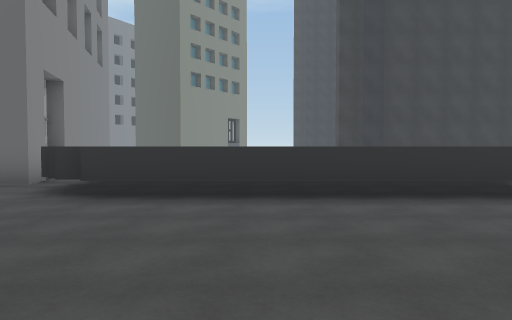
view 1 (above)

24 first-person views from a walk through a 3-D level made in the Unity game engine. The camera is 1.5 m above the floor, tilts 2° down and sees 70° across. The floor is counted in squares, 2 m on a side. Each view is taken from the middle of a square. On the plan, view 1 faces up. The plan holds only what a view shows up to about 11 squares ahead; the rest is blank. The place goes on beyond the plan. The player is left out. Some surface patterns are stand-ins.

view 2
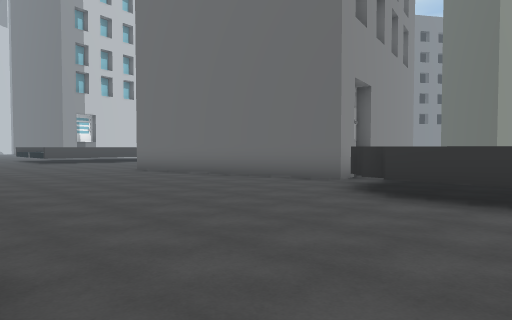

view 3
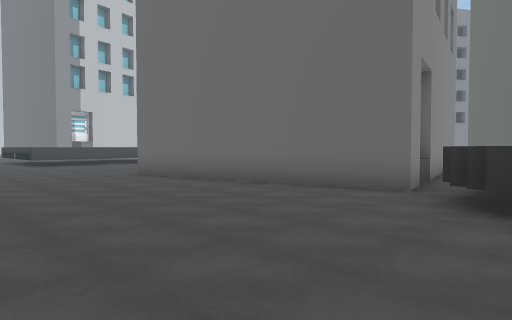

view 4
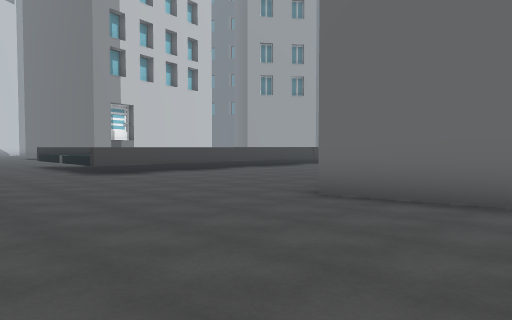

view 5
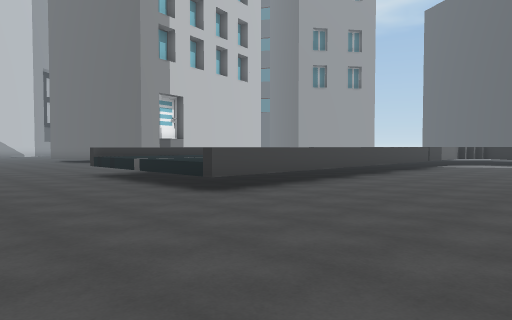

view 6
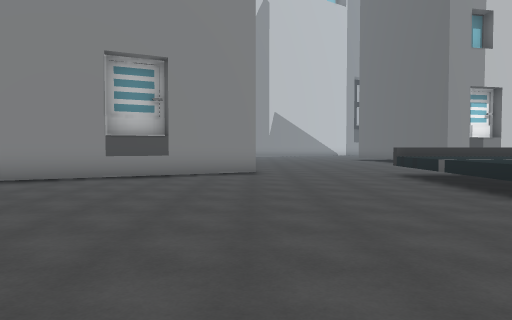

view 7
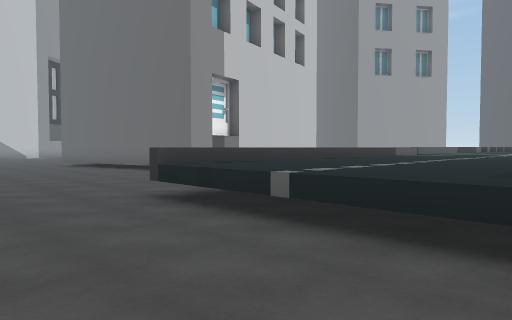

view 8
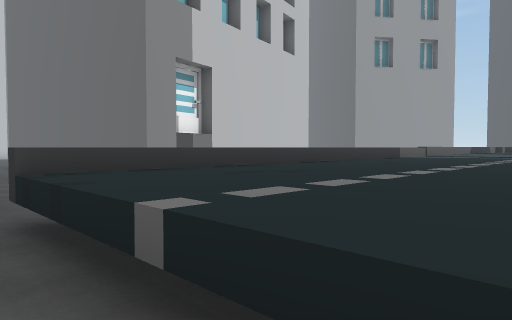

view 9
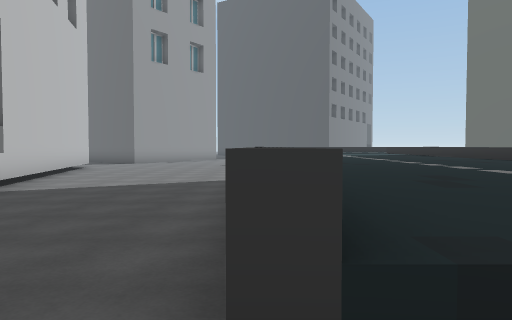

view 10
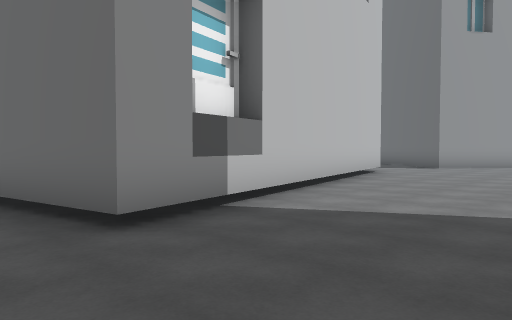

view 11
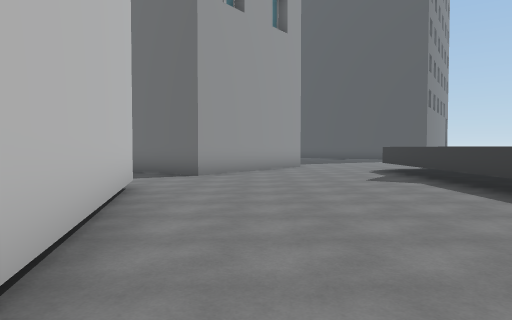

view 12
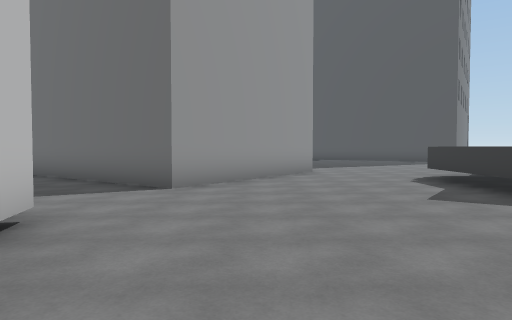

view 13
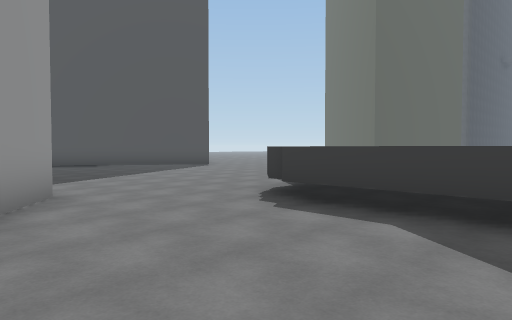

view 14
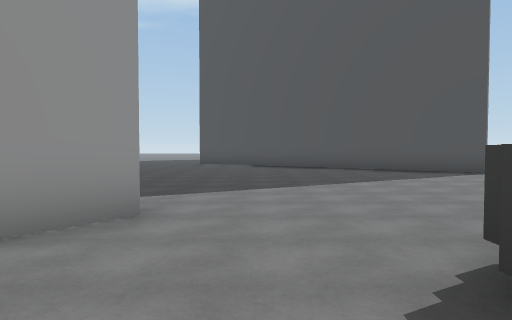

view 15
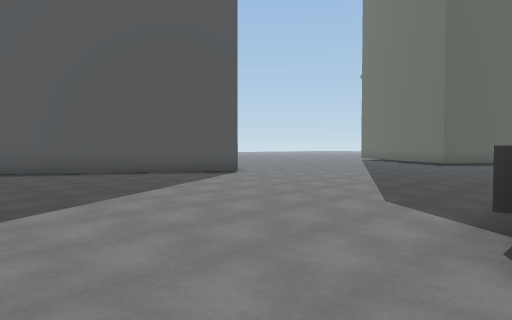

view 16
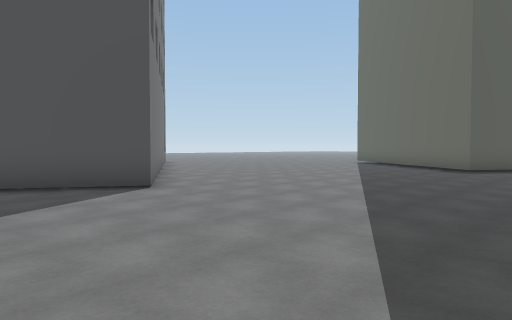

view 17
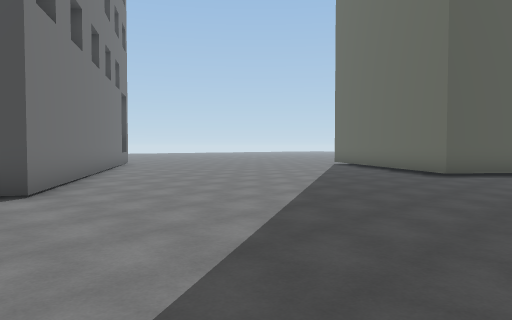

view 18
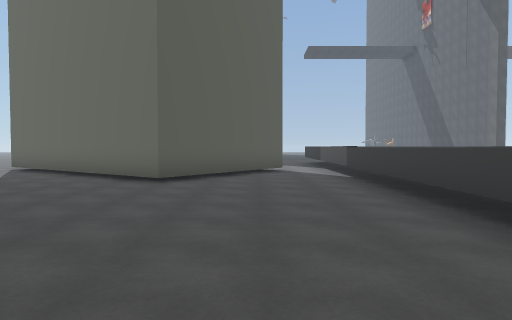

view 19
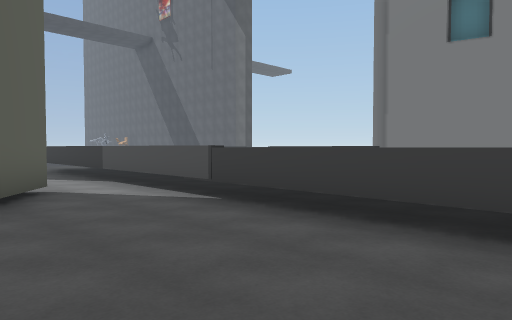

view 20
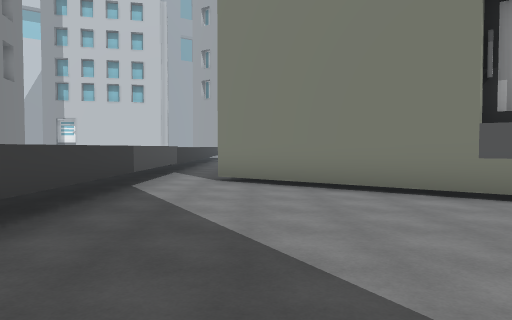

view 21
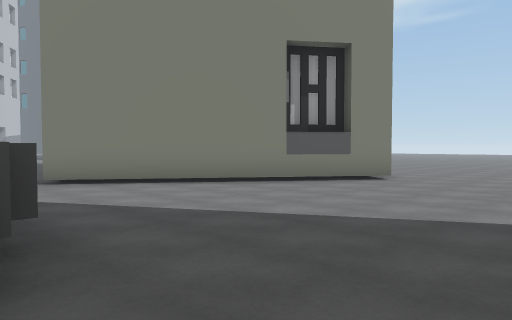

view 22
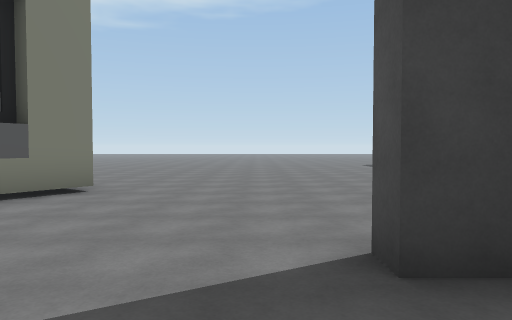

view 23
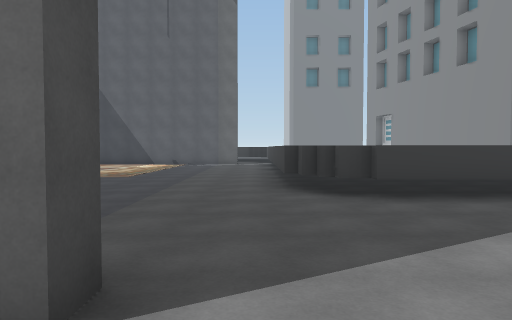

view 24
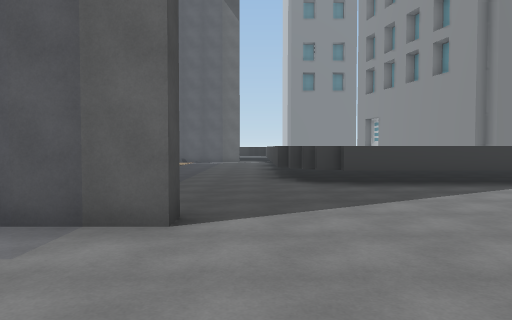

### Floor plan
Key: @ floor where view 1 was taken; # wall or solid block; . floor; = window, fence, low wall or low ledge; ^ raised ledge; O other object.
Columns run from 30 left of view 1 to 4 right of it. Each row starts with its distance up from view 1.
 33        ...####......   ..    ......
 32    ........###..........O    ......
 31    ....................O    OO.....
 30    ...................OO   OO......
 29     ..................O    O.......
 28     .................OO   OO......=
 27     ..................OO  O......#=
 26     ....................OO........
 25     O....................O........
 24     O........  ...................=
 23    O....^       ^^^^^^^^^^^^^^^^..=
 22 O O....^                       ^..=
 21 .OO....^                       ^..=
 20 .......^                       ^..=
 19 .......^              ^^^^     ^..=
 18 O......^                       ^..
 17  O.....^              OO
 16  O.....^^           OO O
 15  O.....^^^^^^
 14  O.....^^^^^^ ..
 13   O....^^^^^^...        O
 12   O....^^^^^^...        O
 11   O....^^^^^^...        O.
 10   O....^^^^^^....       OO
  9    O...^^^^^^....        O^
  8 OOO....^^^^^^.....       O^
  7  ......^^^^^^......  OOOOO^
  6 .......^^^^^^......OO......^
  5 .......^^^^^^...............^^^^^^^
  4 ..................................
  3     .............................
  2       ...........................
  1       O......... . .. ........
  0        O........              @
 -1        O........
 -2        OO.....
 -3         O....
 -4          O.

Where each view was taken, in squares from view 1:
view 1: 0 up, 0 right, facing up
view 2: 0 up, 0 right, facing up-left
view 3: 1 up, 2 left, facing up-left
view 4: 1 up, 8 left, facing up-left
view 5: 1 up, 13 left, facing up-left
view 6: 1 up, 13 left, facing left
view 7: 2 up, 18 left, facing up-left
view 8: 4 up, 19 left, facing up-left
view 9: 4 up, 23 left, facing up
view 10: 7 up, 24 left, facing up-left
view 11: 11 up, 27 left, facing up
view 12: 14 up, 27 left, facing up
view 13: 19 up, 27 left, facing up-right
view 14: 21 up, 24 left, facing up
view 15: 23 up, 25 left, facing up-right
view 16: 25 up, 21 left, facing up-right
view 17: 25 up, 19 left, facing up-right
view 18: 26 up, 17 left, facing right
view 19: 27 up, 12 left, facing down-right
view 20: 26 up, 3 right, facing left
view 21: 23 up, 3 right, facing up-left
view 22: 25 up, 2 right, facing up
view 23: 29 up, 2 right, facing down
view 24: 31 up, 2 right, facing down
